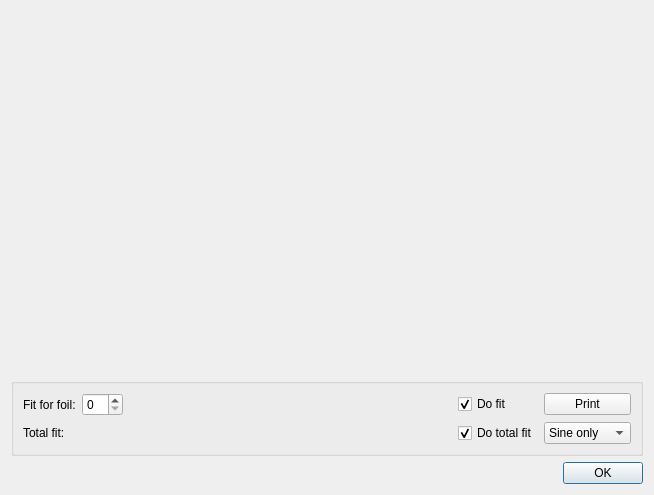
<?xml version="1.0" encoding="UTF-8"?>
<ui version="4.0">
 <class>GraphDlg</class>
 <widget class="QDialog" name="GraphDlg">
  <property name="geometry">
   <rect>
    <x>0</x>
    <y>0</y>
    <width>654</width>
    <height>495</height>
   </rect>
  </property>
  <property name="windowTitle">
   <string>Graph</string>
  </property>
  <layout class="QVBoxLayout" name="verticalLayout">
   <item>
    <widget class="QwtPlot" name="qwtPlot"/>
   </item>
   <item>
    <widget class="QGroupBox" name="groupBox">
     <property name="sizePolicy">
      <sizepolicy hsizetype="Expanding" vsizetype="Fixed">
       <horstretch>0</horstretch>
       <verstretch>0</verstretch>
      </sizepolicy>
     </property>
     <property name="title">
      <string/>
     </property>
     <layout class="QHBoxLayout" name="horizontalLayout">
      <item>
       <layout class="QGridLayout" name="gridLayout">
        <item row="0" column="1">
         <widget class="QLabel" name="label_5">
          <property name="text">
           <string>Fit for foil:</string>
          </property>
         </widget>
        </item>
        <item row="0" column="2">
         <widget class="QSpinBox" name="spinBoxFolie"/>
        </item>
        <item row="0" column="3">
         <widget class="QLabel" name="labelFit">
          <property name="sizePolicy">
           <sizepolicy hsizetype="Expanding" vsizetype="Preferred">
            <horstretch>0</horstretch>
            <verstretch>0</verstretch>
           </sizepolicy>
          </property>
          <property name="text">
           <string/>
          </property>
          <property name="textFormat">
           <enum>Qt::PlainText</enum>
          </property>
          <property name="alignment">
           <set>Qt::AlignLeading|Qt::AlignLeft|Qt::AlignVCenter</set>
          </property>
          <property name="wordWrap">
           <bool>true</bool>
          </property>
         </widget>
        </item>
        <item row="0" column="7">
         <widget class="QPushButton" name="btnPrint">
          <property name="text">
           <string>Print</string>
          </property>
         </widget>
        </item>
        <item row="0" column="5">
         <widget class="QCheckBox" name="checkBoxDoFit">
          <property name="text">
           <string>Do fit</string>
          </property>
          <property name="checked">
           <bool>true</bool>
          </property>
         </widget>
        </item>
        <item row="1" column="3">
         <widget class="QLabel" name="labelTotal">
          <property name="text">
           <string/>
          </property>
         </widget>
        </item>
        <item row="1" column="1">
         <widget class="QLabel" name="label">
          <property name="text">
           <string>Total fit:</string>
          </property>
         </widget>
        </item>
        <item row="1" column="5">
         <widget class="QCheckBox" name="checkBoxTotal">
          <property name="text">
           <string>Do total fit</string>
          </property>
          <property name="checked">
           <bool>true</bool>
          </property>
         </widget>
        </item>
        <item row="1" column="7">
         <widget class="QComboBox" name="comboShiftMethod">
          <item>
           <property name="text">
            <string>Sine only</string>
           </property>
          </item>
          <item>
           <property name="text">
            <string>Zero order</string>
           </property>
          </item>
         </widget>
        </item>
       </layout>
      </item>
     </layout>
    </widget>
   </item>
   <item>
    <widget class="QDialogButtonBox" name="buttonBox">
     <property name="enabled">
      <bool>true</bool>
     </property>
     <property name="locale">
      <locale language="English" country="UnitedStates"/>
     </property>
     <property name="orientation">
      <enum>Qt::Horizontal</enum>
     </property>
     <property name="standardButtons">
      <set>QDialogButtonBox::Ok</set>
     </property>
    </widget>
   </item>
  </layout>
 </widget>
 <customwidgets>
  <customwidget>
   <class>QwtPlot</class>
   <extends>QFrame</extends>
   <header>qwt_plot.h</header>
   <container>1</container>
  </customwidget>
 </customwidgets>
 <resources/>
 <connections>
  <connection>
   <sender>buttonBox</sender>
   <signal>accepted()</signal>
   <receiver>GraphDlg</receiver>
   <slot>accept()</slot>
   <hints>
    <hint type="sourcelabel">
     <x>222</x>
     <y>526</y>
    </hint>
    <hint type="destinationlabel">
     <x>157</x>
     <y>274</y>
    </hint>
   </hints>
  </connection>
  <connection>
   <sender>buttonBox</sender>
   <signal>rejected()</signal>
   <receiver>GraphDlg</receiver>
   <slot>reject()</slot>
   <hints>
    <hint type="sourcelabel">
     <x>290</x>
     <y>532</y>
    </hint>
    <hint type="destinationlabel">
     <x>286</x>
     <y>274</y>
    </hint>
   </hints>
  </connection>
 </connections>
</ui>
